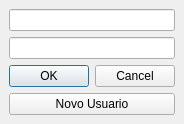
<?xml version="1.0" encoding="UTF-8"?>
<ui version="4.0">
 <class>MainWindow</class>
 <widget class="QMainWindow" name="MainWindow">
  <property name="geometry">
   <rect>
    <x>0</x>
    <y>0</y>
    <width>174</width>
    <height>122</height>
   </rect>
  </property>
  <property name="windowTitle">
   <string>MainWindow</string>
  </property>
  <widget class="QWidget" name="centralwidget">
   <layout class="QGridLayout" name="gridLayout">
    <item row="0" column="0">
     <widget class="QLineEdit" name="lineEdit"/>
    </item>
    <item row="1" column="0">
     <widget class="QLineEdit" name="lineEdit_2"/>
    </item>
    <item row="2" column="0">
     <widget class="QDialogButtonBox" name="buttonBox">
      <property name="standardButtons">
       <set>QDialogButtonBox::Cancel|QDialogButtonBox::Ok</set>
      </property>
     </widget>
    </item>
    <item row="3" column="0">
     <widget class="QPushButton" name="pushButton">
      <property name="text">
       <string>Novo Usuario</string>
      </property>
     </widget>
    </item>
   </layout>
  </widget>
 </widget>
 <resources/>
 <connections/>
</ui>
